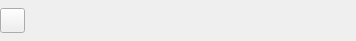
<?xml version="1.0" encoding="UTF-8"?>
<ui version="4.0">
 <class>CompTreeItem</class>
 <widget class="QWidget" name="CompTreeItem">
  <property name="geometry">
   <rect>
    <x>0</x>
    <y>0</y>
    <width>356</width>
    <height>41</height>
   </rect>
  </property>
  <property name="windowTitle">
   <string>Form</string>
  </property>
  <layout class="QGridLayout" name="gridLayout">
   <property name="leftMargin">
    <number>0</number>
   </property>
   <property name="topMargin">
    <number>0</number>
   </property>
   <property name="rightMargin">
    <number>0</number>
   </property>
   <property name="bottomMargin">
    <number>0</number>
   </property>
   <item row="0" column="0">
    <widget class="QPushButton" name="pushButton_icon">
     <property name="minimumSize">
      <size>
       <width>0</width>
       <height>0</height>
      </size>
     </property>
     <property name="maximumSize">
      <size>
       <width>25</width>
       <height>25</height>
      </size>
     </property>
     <property name="text">
      <string/>
     </property>
    </widget>
   </item>
   <item row="0" column="1">
    <widget class="QLabel" name="label_name">
     <property name="text">
      <string/>
     </property>
    </widget>
   </item>
   <item row="0" column="2">
    <spacer name="horizontalSpacer">
     <property name="orientation">
      <enum>Qt::Horizontal</enum>
     </property>
     <property name="sizeHint" stdset="0">
      <size>
       <width>316</width>
       <height>20</height>
      </size>
     </property>
    </spacer>
   </item>
  </layout>
 </widget>
 <resources/>
 <connections/>
</ui>
